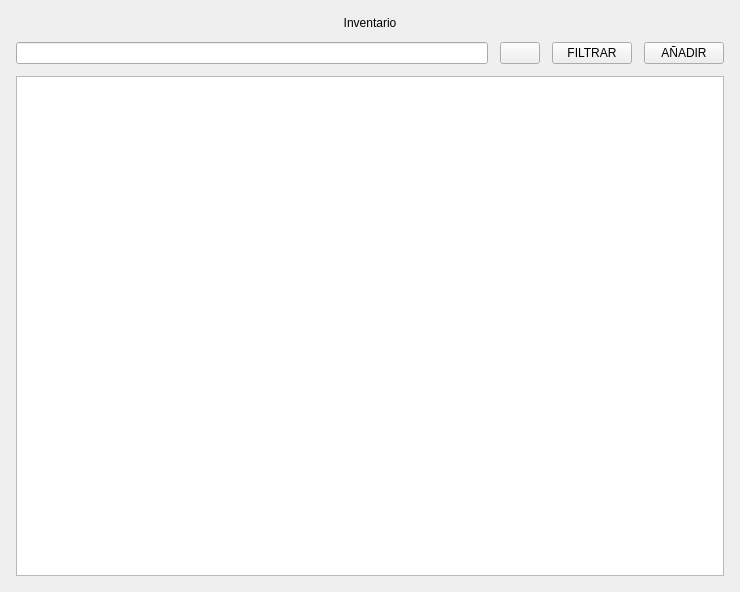
<?xml version="1.0" encoding="UTF-8"?>
<ui version="4.0">
 <class>Form</class>
 <widget class="QWidget" name="Form">
  <property name="geometry">
   <rect>
    <x>0</x>
    <y>0</y>
    <width>740</width>
    <height>592</height>
   </rect>
  </property>
  <property name="windowTitle">
   <string>Form</string>
  </property>
  <layout class="QVBoxLayout" name="verticalLayout_2">
   <property name="leftMargin">
    <number>0</number>
   </property>
   <property name="topMargin">
    <number>0</number>
   </property>
   <property name="rightMargin">
    <number>0</number>
   </property>
   <property name="bottomMargin">
    <number>0</number>
   </property>
   <item>
    <widget class="QWidget" name="widget" native="true">
     <layout class="QVBoxLayout" name="verticalLayout">
      <property name="spacing">
       <number>12</number>
      </property>
      <property name="leftMargin">
       <number>16</number>
      </property>
      <property name="topMargin">
       <number>16</number>
      </property>
      <property name="rightMargin">
       <number>16</number>
      </property>
      <property name="bottomMargin">
       <number>16</number>
      </property>
      <item>
       <widget class="QLabel" name="label">
        <property name="text">
         <string>Inventario</string>
        </property>
        <property name="alignment">
         <set>Qt::AlignmentFlag::AlignCenter</set>
        </property>
       </widget>
      </item>
      <item>
       <layout class="QHBoxLayout" name="horizontalLayout">
        <item>
         <widget class="QLineEdit" name="lineEdit"/>
        </item>
        <item>
         <widget class="QPushButton" name="pushButton">
          <property name="text">
           <string/>
          </property>
          <property name="icon">
           <iconset theme="QIcon::ThemeIcon::EditFind"/>
          </property>
         </widget>
        </item>
        <item>
         <widget class="QPushButton" name="pushButton_3">
          <property name="text">
           <string>FILTRAR</string>
          </property>
         </widget>
        </item>
        <item>
         <widget class="QPushButton" name="pushButton_2">
          <property name="text">
           <string>AÑADIR</string>
          </property>
         </widget>
        </item>
       </layout>
      </item>
      <item>
       <widget class="QListView" name="listView"/>
      </item>
     </layout>
    </widget>
   </item>
  </layout>
 </widget>
 <resources/>
 <connections/>
</ui>
